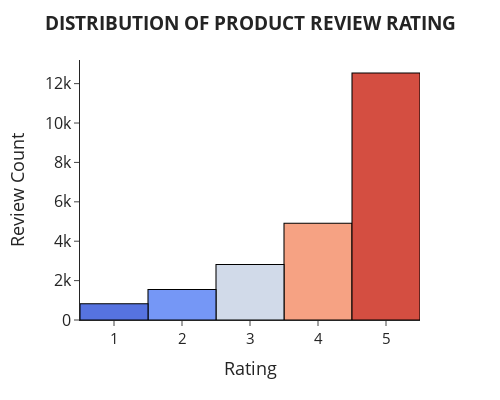

Notebook code for this chart:
### Code cell
fig = px.histogram(
    data_frame=df_viz,
    x=df_viz["Rating"],
    y=None,
    width=500,
    height=400,
    color="Rating",
    color_discrete_map=color_name,
).update_traces(
    dict(marker_line_width=1.05, marker_line_color="black"), textfont_size=15
)
fig.update_layout(
    template="simple_white",
    title=dict(
        text="<b>DISTRIBUTION OF PRODUCT REVIEW RATING<b>",
        font=dict(size=19),
        yref="paper",
        x=0.5,
    ),
    xaxis_title=dict(text="Rating", font=dict(size=18)),
    yaxis_title=dict(text="Review Count", font=dict(size=18)),
    showlegend=False,
).update_xaxes(tickfont=dict(size=15)).update_yaxes(tickfont=dict(size=16))

### Figure 1 — Plotly figure (JSON) as saved in the notebook; plotly's stock layout.template omitted (floating-point values rounded to 4 significant figures; data arrays with more than 128 entries replaced by an {"elided": "..."} marker saying what was removed)
{"data": [{"alignmentgroup": "True", "bingroup": "x", "hovertemplate": "Rating=%{x}<br>count=%{y}<extra></extra>", "legendgroup": "4", "marker": {"color": "#f6a283", "line": {"color": "black", "width": 1.05}, "pattern": {"shape": ""}}, "name": "4", "offsetgroup": "4", "orientation": "v", "showlegend": true, "textfont": {"size": 15}, "type": "histogram", "x": {"elided": "4908 int values"}, "xaxis": "x", "yaxis": "y"}, {"alignmentgroup": "True", "bingroup": "x", "hovertemplate": "Rating=%{x}<br>count=%{y}<extra></extra>", "legendgroup": "5", "marker": {"color": "#d44e41", "line": {"color": "black", "width": 1.05}, "pattern": {"shape": ""}}, "name": "5", "offsetgroup": "5", "orientation": "v", "showlegend": true, "textfont": {"size": 15}, "type": "histogram", "x": {"elided": "12540 int values"}, "xaxis": "x", "yaxis": "y"}, {"alignmentgroup": "True", "bingroup": "x", "hovertemplate": "Rating=%{x}<br>count=%{y}<extra></extra>", "legendgroup": "3", "marker": {"color": "#d1dae9", "line": {"color": "black", "width": 1.05}, "pattern": {"shape": ""}}, "name": "3", "offsetgroup": "3", "orientation": "v", "showlegend": true, "textfont": {"size": 15}, "type": "histogram", "x": {"elided": "2823 int values"}, "xaxis": "x", "yaxis": "y"}, {"alignmentgroup": "True", "bingroup": "x", "hovertemplate": "Rating=%{x}<br>count=%{y}<extra></extra>", "legendgroup": "2", "marker": {"color": "#7597f6", "line": {"color": "black", "width": 1.05}, "pattern": {"shape": ""}}, "name": "2", "offsetgroup": "2", "orientation": "v", "showlegend": true, "textfont": {"size": 15}, "type": "histogram", "x": {"elided": "1549 int values"}, "xaxis": "x", "yaxis": "y"}, {"alignmentgroup": "True", "bingroup": "x", "hovertemplate": "Rating=%{x}<br>count=%{y}<extra></extra>", "legendgroup": "1", "marker": {"color": "#5673e0", "line": {"color": "black", "width": 1.05}, "pattern": {"shape": ""}}, "name": "1", "offsetgroup": "1", "orientation": "v", "showlegend": true, "textfont": {"size": 15}, "type": "histogram", "x": {"elided": "821 int values"}, "xaxis": "x", "yaxis": "y"}], "layout": {"barmode": "relative", "height": 400, "legend": {"title": {"text": "Rating"}, "tracegroupgap": 0}, "margin": {"t": 60}, "showlegend": false, "title": {"font": {"size": 19}, "text": "<b>DISTRIBUTION OF PRODUCT REVIEW RATING<b>", "x": 0.5, "yref": "paper"}, "width": 500, "xaxis": {"anchor": "y", "categoryarray": [4, 5, 3, 2, 1], "categoryorder": "array", "domain": [0, 1], "tickfont": {"size": 15}, "title": {"font": {"size": 18}, "text": "Rating"}}, "yaxis": {"anchor": "x", "domain": [0, 1], "tickfont": {"size": 16}, "title": {"font": {"size": 18}, "text": "Review Count"}}}}
